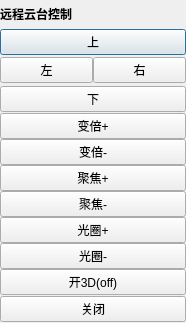
<?xml version="1.0" encoding="UTF-8"?>
<ui version="4.0">
 <class>CDlgControlPtzClass</class>
 <widget class="QDialog" name="CDlgControlPtzClass">
  <property name="geometry">
   <rect>
    <x>0</x>
    <y>0</y>
    <width>186</width>
    <height>323</height>
   </rect>
  </property>
  <property name="windowTitle">
   <string>CDlgControlPtz</string>
  </property>
  <layout class="QHBoxLayout" name="horizontalLayout">
   <property name="spacing">
    <number>0</number>
   </property>
   <property name="leftMargin">
    <number>0</number>
   </property>
   <property name="topMargin">
    <number>0</number>
   </property>
   <property name="rightMargin">
    <number>0</number>
   </property>
   <property name="bottomMargin">
    <number>0</number>
   </property>
   <item>
    <widget class="QWidget" name="widget" native="true">
     <layout class="QVBoxLayout" name="verticalLayout">
      <property name="spacing">
       <number>0</number>
      </property>
      <property name="leftMargin">
       <number>0</number>
      </property>
      <property name="topMargin">
       <number>0</number>
      </property>
      <property name="rightMargin">
       <number>0</number>
      </property>
      <property name="bottomMargin">
       <number>0</number>
      </property>
      <item>
       <widget class="QLabel" name="lab_title">
        <property name="styleSheet">
         <string notr="true">font-weight:bold</string>
        </property>
        <property name="text">
         <string>远程云台控制</string>
        </property>
       </widget>
      </item>
      <item>
       <widget class="QWidget" name="widget_2" native="true">
        <layout class="QVBoxLayout" name="verticalLayout_5">
         <property name="spacing">
          <number>0</number>
         </property>
         <property name="leftMargin">
          <number>0</number>
         </property>
         <property name="topMargin">
          <number>0</number>
         </property>
         <property name="rightMargin">
          <number>0</number>
         </property>
         <property name="bottomMargin">
          <number>0</number>
         </property>
         <item>
          <widget class="QPushButton" name="btnPtz_up">
           <property name="text">
            <string>上</string>
           </property>
          </widget>
         </item>
        </layout>
       </widget>
      </item>
      <item>
       <widget class="QWidget" name="widget_3" native="true">
        <layout class="QHBoxLayout" name="horizontalLayout_2">
         <property name="spacing">
          <number>0</number>
         </property>
         <property name="leftMargin">
          <number>0</number>
         </property>
         <property name="topMargin">
          <number>0</number>
         </property>
         <property name="rightMargin">
          <number>0</number>
         </property>
         <property name="bottomMargin">
          <number>0</number>
         </property>
         <item>
          <widget class="QPushButton" name="btnPtz_left">
           <property name="text">
            <string>左</string>
           </property>
          </widget>
         </item>
         <item>
          <widget class="QPushButton" name="btnPtz_right">
           <property name="text">
            <string>右</string>
           </property>
          </widget>
         </item>
        </layout>
       </widget>
      </item>
      <item>
       <widget class="QWidget" name="widget_4" native="true">
        <layout class="QVBoxLayout" name="verticalLayout_6">
         <property name="spacing">
          <number>0</number>
         </property>
         <property name="leftMargin">
          <number>0</number>
         </property>
         <property name="topMargin">
          <number>0</number>
         </property>
         <property name="rightMargin">
          <number>0</number>
         </property>
         <property name="bottomMargin">
          <number>0</number>
         </property>
         <item>
          <widget class="QPushButton" name="btnPtz_down">
           <property name="text">
            <string>下</string>
           </property>
          </widget>
         </item>
        </layout>
       </widget>
      </item>
      <item>
       <widget class="QWidget" name="widget_7" native="true">
        <layout class="QVBoxLayout" name="verticalLayout_2">
         <property name="spacing">
          <number>0</number>
         </property>
         <property name="leftMargin">
          <number>0</number>
         </property>
         <property name="topMargin">
          <number>0</number>
         </property>
         <property name="rightMargin">
          <number>0</number>
         </property>
         <property name="bottomMargin">
          <number>0</number>
         </property>
         <item>
          <widget class="QPushButton" name="btnPtz_zoomUp">
           <property name="text">
            <string>变倍+</string>
           </property>
          </widget>
         </item>
         <item>
          <widget class="QPushButton" name="btnPtz_zoomDown">
           <property name="text">
            <string>变倍-</string>
           </property>
          </widget>
         </item>
        </layout>
       </widget>
      </item>
      <item>
       <widget class="QWidget" name="widget_6" native="true">
        <layout class="QVBoxLayout" name="verticalLayout_3">
         <property name="spacing">
          <number>0</number>
         </property>
         <property name="leftMargin">
          <number>0</number>
         </property>
         <property name="topMargin">
          <number>0</number>
         </property>
         <property name="rightMargin">
          <number>0</number>
         </property>
         <property name="bottomMargin">
          <number>0</number>
         </property>
         <item>
          <widget class="QPushButton" name="btnPtz_focusUp">
           <property name="text">
            <string>聚焦+</string>
           </property>
          </widget>
         </item>
         <item>
          <widget class="QPushButton" name="btnPtz_focusDown">
           <property name="text">
            <string>聚焦-</string>
           </property>
          </widget>
         </item>
        </layout>
       </widget>
      </item>
      <item>
       <widget class="QWidget" name="widget_5" native="true">
        <layout class="QVBoxLayout" name="verticalLayout_4">
         <property name="spacing">
          <number>0</number>
         </property>
         <property name="leftMargin">
          <number>0</number>
         </property>
         <property name="topMargin">
          <number>0</number>
         </property>
         <property name="rightMargin">
          <number>0</number>
         </property>
         <property name="bottomMargin">
          <number>0</number>
         </property>
         <item>
          <widget class="QPushButton" name="btnPtz_haloUp">
           <property name="text">
            <string>光圈+</string>
           </property>
          </widget>
         </item>
         <item>
          <widget class="QPushButton" name="btnPtz_haloDown">
           <property name="text">
            <string>光圈-</string>
           </property>
          </widget>
         </item>
         <item>
          <widget class="QPushButton" name="btnPtz_3d">
           <property name="text">
            <string>开3D(off)</string>
           </property>
          </widget>
         </item>
        </layout>
       </widget>
      </item>
      <item>
       <widget class="QWidget" name="widget_8" native="true">
        <layout class="QVBoxLayout" name="verticalLayout_7">
         <property name="spacing">
          <number>0</number>
         </property>
         <property name="leftMargin">
          <number>0</number>
         </property>
         <property name="topMargin">
          <number>0</number>
         </property>
         <property name="rightMargin">
          <number>0</number>
         </property>
         <property name="bottomMargin">
          <number>0</number>
         </property>
         <item>
          <widget class="QPushButton" name="btnPtz_close">
           <property name="text">
            <string>关闭</string>
           </property>
          </widget>
         </item>
        </layout>
       </widget>
      </item>
     </layout>
    </widget>
   </item>
  </layout>
 </widget>
 <layoutdefault spacing="6" margin="11"/>
 <resources/>
 <connections/>
</ui>
